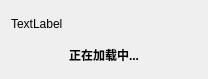
<?xml version="1.0" encoding="UTF-8"?>
<ui version="4.0">
 <class>LoadingWgt</class>
 <widget class="QWidget" name="LoadingWgt">
  <property name="geometry">
   <rect>
    <x>0</x>
    <y>0</y>
    <width>208</width>
    <height>79</height>
   </rect>
  </property>
  <property name="windowTitle">
   <string>Form</string>
  </property>
  <property name="styleSheet">
   <string notr="true">font: 12px;</string>
  </property>
  <layout class="QVBoxLayout" name="verticalLayout">
   <item>
    <widget class="QLabel" name="m_pLabGIF">
     <property name="text">
      <string>TextLabel</string>
     </property>
    </widget>
   </item>
   <item>
    <widget class="QLabel" name="m_pLabTip">
     <property name="text">
      <string>&lt;html&gt;&lt;head/&gt;&lt;body&gt;&lt;p&gt;&lt;span style=&quot; font-weight:600;&quot;&gt;正在加载中...&lt;/span&gt;&lt;/p&gt;&lt;/body&gt;&lt;/html&gt;</string>
     </property>
     <property name="alignment">
      <set>Qt::AlignCenter</set>
     </property>
    </widget>
   </item>
  </layout>
 </widget>
 <resources/>
 <connections/>
</ui>
